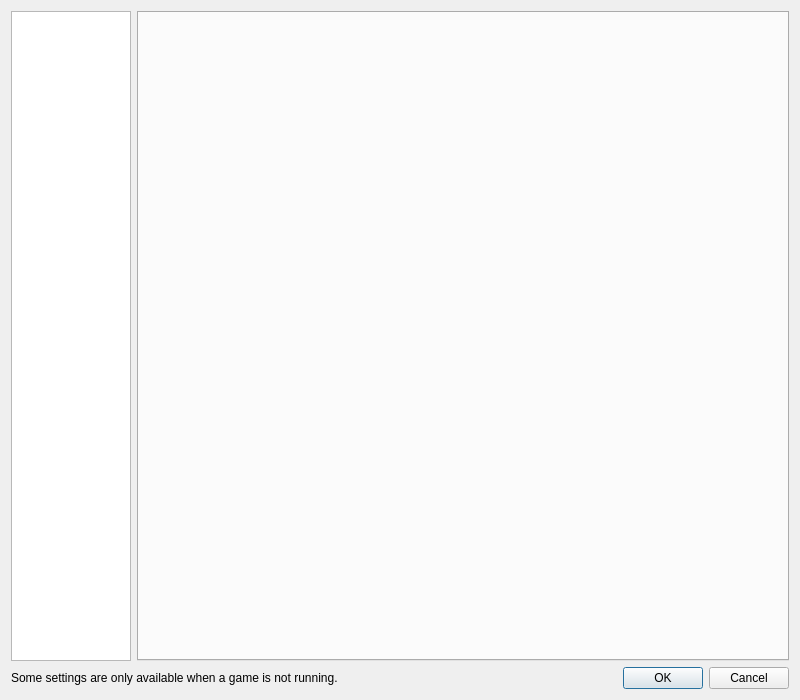
<?xml version="1.0" encoding="UTF-8"?>
<ui version="4.0">
 <class>ConfigureDialog</class>
 <widget class="QDialog" name="ConfigureDialog">
  <property name="geometry">
   <rect>
    <x>0</x>
    <y>0</y>
    <width>800</width>
    <height>700</height>
   </rect>
  </property>
  <property name="minimumSize">
   <size>
    <width>600</width>
    <height>360</height>
   </size>
  </property>
  <property name="windowTitle">
    <string>Lichii Configuration</string>
  </property>
  <layout class="QVBoxLayout" name="verticalLayout">
   <item>
    <layout class="QHBoxLayout" name="horizontalLayout">
     <item>
      <widget class="QListWidget" name="selectorList">
       <property name="minimumSize">
        <size>
         <width>120</width>
         <height>0</height>
        </size>
       </property>
       <property name="maximumSize">
        <size>
         <width>120</width>
         <height>16777215</height>
        </size>
       </property>
      </widget>
     </item>
     <item>
      <widget class="QTabWidget" name="tabWidget">
       <property name="currentIndex">
        <number>-1</number>
       </property>
      </widget>
     </item>
    </layout>
   </item>
   <item>
    <layout class="QHBoxLayout" name="horizontalLayout_2">
     <property name="leftMargin">
      <number>0</number>
     </property>
     <property name="topMargin">
      <number>0</number>
     </property>
     <property name="rightMargin">
      <number>0</number>
     </property>
     <property name="bottomMargin">
      <number>0</number>
     </property>
     <item>
      <widget class="QLabel" name="label">
       <property name="text">
        <string>Some settings are only available when a game is not running.</string>
       </property>
      </widget>
     </item>
     <item>
      <widget class="QDialogButtonBox" name="buttonBox">
       <property name="standardButtons">
        <set>QDialogButtonBox::StandardButton::Cancel|QDialogButtonBox::StandardButton::Ok</set>
       </property>
      </widget>
     </item>
    </layout>
   </item>
  </layout>
 </widget>
 <resources/>
 <connections>
  <connection>
   <sender>buttonBox</sender>
   <signal>accepted()</signal>
   <receiver>ConfigureDialog</receiver>
   <slot>accept()</slot>
   <hints>
    <hint type="sourcelabel">
     <x>20</x>
     <y>20</y>
    </hint>
    <hint type="destinationlabel">
     <x>20</x>
     <y>20</y>
    </hint>
   </hints>
  </connection>
  <connection>
   <sender>buttonBox</sender>
   <signal>rejected()</signal>
   <receiver>ConfigureDialog</receiver>
   <slot>reject()</slot>
   <hints>
    <hint type="sourcelabel">
     <x>20</x>
     <y>20</y>
    </hint>
    <hint type="destinationlabel">
     <x>20</x>
     <y>20</y>
    </hint>
   </hints>
  </connection>
 </connections>
</ui>
